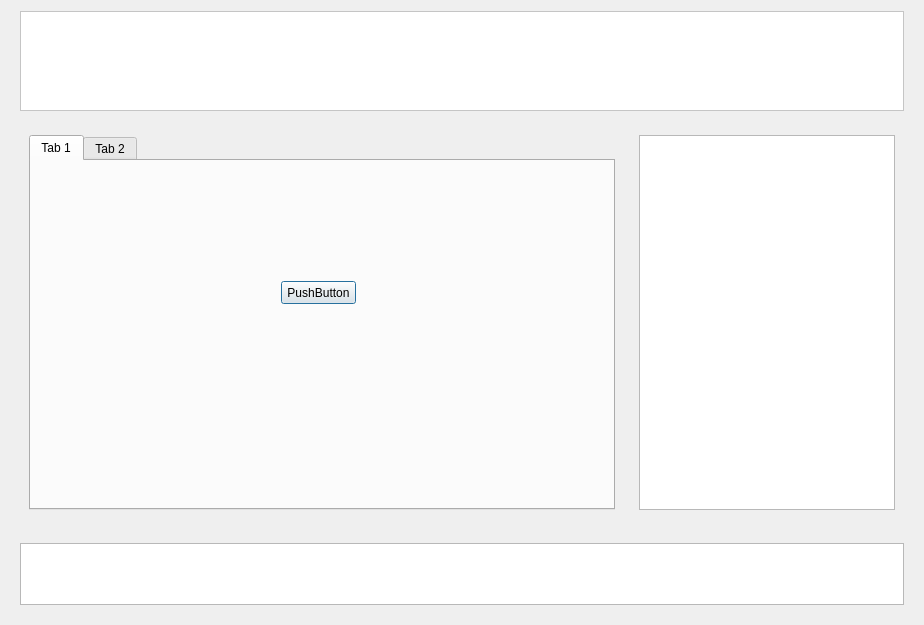
<?xml version="1.0" encoding="UTF-8"?>
<ui version="4.0">
 <class>CedulaDialogBase</class>
 <widget class="QDialog" name="CedulaDialogBase">
  <property name="windowModality">
   <enum>Qt::NonModal</enum>
  </property>
  <property name="geometry">
   <rect>
    <x>0</x>
    <y>0</y>
    <width>924</width>
    <height>625</height>
   </rect>
  </property>
  <property name="sizePolicy">
   <sizepolicy hsizetype="Fixed" vsizetype="Fixed">
    <horstretch>0</horstretch>
    <verstretch>0</verstretch>
   </sizepolicy>
  </property>
  <property name="minimumSize">
   <size>
    <width>600</width>
    <height>590</height>
   </size>
  </property>
  <property name="windowTitle">
   <string>Cedula</string>
  </property>
  <property name="autoFillBackground">
   <bool>false</bool>
  </property>
  <property name="styleSheet">
   <string notr="true"/>
  </property>
  <property name="sizeGripEnabled">
   <bool>false</bool>
  </property>
  <property name="modal">
   <bool>false</bool>
  </property>
  <layout class="QVBoxLayout" name="verticalLayout">
   <item>
    <widget class="QWidget" name="widget" native="true">
     <property name="sizePolicy">
      <sizepolicy hsizetype="Preferred" vsizetype="Fixed">
       <horstretch>0</horstretch>
       <verstretch>0</verstretch>
      </sizepolicy>
     </property>
     <property name="minimumSize">
      <size>
       <width>0</width>
       <height>100</height>
      </size>
     </property>
     <property name="maximumSize">
      <size>
       <width>16777215</width>
       <height>100</height>
      </size>
     </property>
     <property name="palette">
      <palette>
       <active>
        <colorrole role="WindowText">
         <brush brushstyle="SolidPattern">
          <color alpha="255">
           <red>0</red>
           <green>0</green>
           <blue>0</blue>
          </color>
         </brush>
        </colorrole>
        <colorrole role="Button">
         <brush brushstyle="SolidPattern">
          <color alpha="255">
           <red>255</red>
           <green>255</green>
           <blue>255</blue>
          </color>
         </brush>
        </colorrole>
        <colorrole role="Light">
         <brush brushstyle="SolidPattern">
          <color alpha="255">
           <red>255</red>
           <green>255</green>
           <blue>255</blue>
          </color>
         </brush>
        </colorrole>
        <colorrole role="Midlight">
         <brush brushstyle="SolidPattern">
          <color alpha="255">
           <red>255</red>
           <green>255</green>
           <blue>255</blue>
          </color>
         </brush>
        </colorrole>
        <colorrole role="Dark">
         <brush brushstyle="SolidPattern">
          <color alpha="255">
           <red>127</red>
           <green>127</green>
           <blue>127</blue>
          </color>
         </brush>
        </colorrole>
        <colorrole role="Mid">
         <brush brushstyle="SolidPattern">
          <color alpha="255">
           <red>170</red>
           <green>170</green>
           <blue>170</blue>
          </color>
         </brush>
        </colorrole>
        <colorrole role="Text">
         <brush brushstyle="SolidPattern">
          <color alpha="255">
           <red>0</red>
           <green>0</green>
           <blue>0</blue>
          </color>
         </brush>
        </colorrole>
        <colorrole role="BrightText">
         <brush brushstyle="SolidPattern">
          <color alpha="255">
           <red>255</red>
           <green>255</green>
           <blue>255</blue>
          </color>
         </brush>
        </colorrole>
        <colorrole role="ButtonText">
         <brush brushstyle="SolidPattern">
          <color alpha="255">
           <red>0</red>
           <green>0</green>
           <blue>0</blue>
          </color>
         </brush>
        </colorrole>
        <colorrole role="Base">
         <brush brushstyle="SolidPattern">
          <color alpha="255">
           <red>255</red>
           <green>255</green>
           <blue>255</blue>
          </color>
         </brush>
        </colorrole>
        <colorrole role="Window">
         <brush brushstyle="SolidPattern">
          <color alpha="255">
           <red>255</red>
           <green>255</green>
           <blue>255</blue>
          </color>
         </brush>
        </colorrole>
        <colorrole role="Shadow">
         <brush brushstyle="SolidPattern">
          <color alpha="255">
           <red>0</red>
           <green>0</green>
           <blue>0</blue>
          </color>
         </brush>
        </colorrole>
        <colorrole role="AlternateBase">
         <brush brushstyle="SolidPattern">
          <color alpha="255">
           <red>255</red>
           <green>255</green>
           <blue>255</blue>
          </color>
         </brush>
        </colorrole>
        <colorrole role="ToolTipBase">
         <brush brushstyle="SolidPattern">
          <color alpha="255">
           <red>255</red>
           <green>255</green>
           <blue>220</blue>
          </color>
         </brush>
        </colorrole>
        <colorrole role="ToolTipText">
         <brush brushstyle="SolidPattern">
          <color alpha="255">
           <red>0</red>
           <green>0</green>
           <blue>0</blue>
          </color>
         </brush>
        </colorrole>
       </active>
       <inactive>
        <colorrole role="WindowText">
         <brush brushstyle="SolidPattern">
          <color alpha="255">
           <red>0</red>
           <green>0</green>
           <blue>0</blue>
          </color>
         </brush>
        </colorrole>
        <colorrole role="Button">
         <brush brushstyle="SolidPattern">
          <color alpha="255">
           <red>255</red>
           <green>255</green>
           <blue>255</blue>
          </color>
         </brush>
        </colorrole>
        <colorrole role="Light">
         <brush brushstyle="SolidPattern">
          <color alpha="255">
           <red>255</red>
           <green>255</green>
           <blue>255</blue>
          </color>
         </brush>
        </colorrole>
        <colorrole role="Midlight">
         <brush brushstyle="SolidPattern">
          <color alpha="255">
           <red>255</red>
           <green>255</green>
           <blue>255</blue>
          </color>
         </brush>
        </colorrole>
        <colorrole role="Dark">
         <brush brushstyle="SolidPattern">
          <color alpha="255">
           <red>127</red>
           <green>127</green>
           <blue>127</blue>
          </color>
         </brush>
        </colorrole>
        <colorrole role="Mid">
         <brush brushstyle="SolidPattern">
          <color alpha="255">
           <red>170</red>
           <green>170</green>
           <blue>170</blue>
          </color>
         </brush>
        </colorrole>
        <colorrole role="Text">
         <brush brushstyle="SolidPattern">
          <color alpha="255">
           <red>0</red>
           <green>0</green>
           <blue>0</blue>
          </color>
         </brush>
        </colorrole>
        <colorrole role="BrightText">
         <brush brushstyle="SolidPattern">
          <color alpha="255">
           <red>255</red>
           <green>255</green>
           <blue>255</blue>
          </color>
         </brush>
        </colorrole>
        <colorrole role="ButtonText">
         <brush brushstyle="SolidPattern">
          <color alpha="255">
           <red>0</red>
           <green>0</green>
           <blue>0</blue>
          </color>
         </brush>
        </colorrole>
        <colorrole role="Base">
         <brush brushstyle="SolidPattern">
          <color alpha="255">
           <red>255</red>
           <green>255</green>
           <blue>255</blue>
          </color>
         </brush>
        </colorrole>
        <colorrole role="Window">
         <brush brushstyle="SolidPattern">
          <color alpha="255">
           <red>255</red>
           <green>255</green>
           <blue>255</blue>
          </color>
         </brush>
        </colorrole>
        <colorrole role="Shadow">
         <brush brushstyle="SolidPattern">
          <color alpha="255">
           <red>0</red>
           <green>0</green>
           <blue>0</blue>
          </color>
         </brush>
        </colorrole>
        <colorrole role="AlternateBase">
         <brush brushstyle="SolidPattern">
          <color alpha="255">
           <red>255</red>
           <green>255</green>
           <blue>255</blue>
          </color>
         </brush>
        </colorrole>
        <colorrole role="ToolTipBase">
         <brush brushstyle="SolidPattern">
          <color alpha="255">
           <red>255</red>
           <green>255</green>
           <blue>220</blue>
          </color>
         </brush>
        </colorrole>
        <colorrole role="ToolTipText">
         <brush brushstyle="SolidPattern">
          <color alpha="255">
           <red>0</red>
           <green>0</green>
           <blue>0</blue>
          </color>
         </brush>
        </colorrole>
       </inactive>
       <disabled>
        <colorrole role="WindowText">
         <brush brushstyle="SolidPattern">
          <color alpha="255">
           <red>127</red>
           <green>127</green>
           <blue>127</blue>
          </color>
         </brush>
        </colorrole>
        <colorrole role="Button">
         <brush brushstyle="SolidPattern">
          <color alpha="255">
           <red>255</red>
           <green>255</green>
           <blue>255</blue>
          </color>
         </brush>
        </colorrole>
        <colorrole role="Light">
         <brush brushstyle="SolidPattern">
          <color alpha="255">
           <red>255</red>
           <green>255</green>
           <blue>255</blue>
          </color>
         </brush>
        </colorrole>
        <colorrole role="Midlight">
         <brush brushstyle="SolidPattern">
          <color alpha="255">
           <red>255</red>
           <green>255</green>
           <blue>255</blue>
          </color>
         </brush>
        </colorrole>
        <colorrole role="Dark">
         <brush brushstyle="SolidPattern">
          <color alpha="255">
           <red>127</red>
           <green>127</green>
           <blue>127</blue>
          </color>
         </brush>
        </colorrole>
        <colorrole role="Mid">
         <brush brushstyle="SolidPattern">
          <color alpha="255">
           <red>170</red>
           <green>170</green>
           <blue>170</blue>
          </color>
         </brush>
        </colorrole>
        <colorrole role="Text">
         <brush brushstyle="SolidPattern">
          <color alpha="255">
           <red>127</red>
           <green>127</green>
           <blue>127</blue>
          </color>
         </brush>
        </colorrole>
        <colorrole role="BrightText">
         <brush brushstyle="SolidPattern">
          <color alpha="255">
           <red>255</red>
           <green>255</green>
           <blue>255</blue>
          </color>
         </brush>
        </colorrole>
        <colorrole role="ButtonText">
         <brush brushstyle="SolidPattern">
          <color alpha="255">
           <red>127</red>
           <green>127</green>
           <blue>127</blue>
          </color>
         </brush>
        </colorrole>
        <colorrole role="Base">
         <brush brushstyle="SolidPattern">
          <color alpha="255">
           <red>255</red>
           <green>255</green>
           <blue>255</blue>
          </color>
         </brush>
        </colorrole>
        <colorrole role="Window">
         <brush brushstyle="SolidPattern">
          <color alpha="255">
           <red>255</red>
           <green>255</green>
           <blue>255</blue>
          </color>
         </brush>
        </colorrole>
        <colorrole role="Shadow">
         <brush brushstyle="SolidPattern">
          <color alpha="255">
           <red>0</red>
           <green>0</green>
           <blue>0</blue>
          </color>
         </brush>
        </colorrole>
        <colorrole role="AlternateBase">
         <brush brushstyle="SolidPattern">
          <color alpha="255">
           <red>255</red>
           <green>255</green>
           <blue>255</blue>
          </color>
         </brush>
        </colorrole>
        <colorrole role="ToolTipBase">
         <brush brushstyle="SolidPattern">
          <color alpha="255">
           <red>255</red>
           <green>255</green>
           <blue>220</blue>
          </color>
         </brush>
        </colorrole>
        <colorrole role="ToolTipText">
         <brush brushstyle="SolidPattern">
          <color alpha="255">
           <red>0</red>
           <green>0</green>
           <blue>0</blue>
          </color>
         </brush>
        </colorrole>
       </disabled>
      </palette>
     </property>
     <layout class="QGridLayout" name="gridLayout">
      <property name="leftMargin">
       <number>9</number>
      </property>
      <property name="topMargin">
       <number>0</number>
      </property>
      <property name="rightMargin">
       <number>9</number>
      </property>
      <property name="bottomMargin">
       <number>0</number>
      </property>
      <item row="0" column="0">
       <widget class="QListView" name="listView"/>
      </item>
     </layout>
    </widget>
   </item>
   <item>
    <widget class="QWidget" name="widget_2" native="true">
     <layout class="QHBoxLayout" name="horizontalLayout">
      <item>
       <widget class="QWidget" name="widget_3" native="true">
        <property name="sizePolicy">
         <sizepolicy hsizetype="Preferred" vsizetype="Preferred">
          <horstretch>0</horstretch>
          <verstretch>0</verstretch>
         </sizepolicy>
        </property>
        <property name="minimumSize">
         <size>
          <width>0</width>
          <height>0</height>
         </size>
        </property>
        <property name="maximumSize">
         <size>
          <width>16777215</width>
          <height>16777215</height>
         </size>
        </property>
        <layout class="QVBoxLayout" name="verticalLayout_2">
         <item>
          <widget class="QTabWidget" name="tabWidget">
           <property name="currentIndex">
            <number>0</number>
           </property>
           <widget class="QWidget" name="tab">
            <attribute name="title">
             <string>Tab 1</string>
            </attribute>
            <widget class="QPushButton" name="pushButton">
             <property name="geometry">
              <rect>
               <x>250</x>
               <y>120</y>
               <width>75</width>
               <height>23</height>
              </rect>
             </property>
             <property name="text">
              <string>PushButton</string>
             </property>
            </widget>
           </widget>
           <widget class="QWidget" name="tab_2">
            <attribute name="title">
             <string>Tab 2</string>
            </attribute>
           </widget>
          </widget>
         </item>
        </layout>
       </widget>
      </item>
      <item>
       <widget class="QWidget" name="widget_4" native="true">
        <property name="sizePolicy">
         <sizepolicy hsizetype="Fixed" vsizetype="Preferred">
          <horstretch>0</horstretch>
          <verstretch>0</verstretch>
         </sizepolicy>
        </property>
        <property name="maximumSize">
         <size>
          <width>400</width>
          <height>16777215</height>
         </size>
        </property>
        <layout class="QGridLayout" name="gridLayout_2">
         <item row="0" column="0">
          <widget class="QListView" name="listView_2"/>
         </item>
        </layout>
       </widget>
      </item>
     </layout>
    </widget>
   </item>
   <item>
    <widget class="QWidget" name="widget_5" native="true">
     <property name="minimumSize">
      <size>
       <width>0</width>
       <height>80</height>
      </size>
     </property>
     <property name="maximumSize">
      <size>
       <width>16777215</width>
       <height>80</height>
      </size>
     </property>
     <layout class="QGridLayout" name="gridLayout_3">
      <item row="0" column="0">
       <widget class="QListWidget" name="listWidget"/>
      </item>
     </layout>
    </widget>
   </item>
  </layout>
 </widget>
 <resources/>
 <connections/>
</ui>
